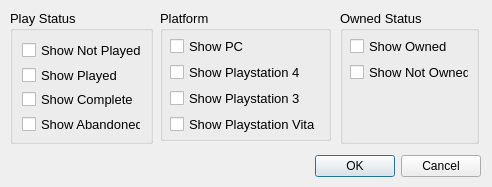
<?xml version="1.0" encoding="UTF-8"?>
<ui version="4.0">
 <class>FilterForm</class>
 <widget class="QDialog" name="FilterForm">
  <property name="geometry">
   <rect>
    <x>0</x>
    <y>0</y>
    <width>492</width>
    <height>187</height>
   </rect>
  </property>
  <property name="minimumSize">
   <size>
    <width>492</width>
    <height>187</height>
   </size>
  </property>
  <property name="maximumSize">
   <size>
    <width>492</width>
    <height>187</height>
   </size>
  </property>
  <property name="windowTitle">
   <string>Filters</string>
  </property>
  <widget class="QDialogButtonBox" name="FilterForm_ButtonBox">
   <property name="geometry">
    <rect>
     <x>10</x>
     <y>150</y>
     <width>471</width>
     <height>32</height>
    </rect>
   </property>
   <property name="orientation">
    <enum>Qt::Horizontal</enum>
   </property>
   <property name="standardButtons">
    <set>QDialogButtonBox::Cancel|QDialogButtonBox::Ok</set>
   </property>
  </widget>
  <widget class="QGroupBox" name="FilterForm_PlayStatusGrp">
   <property name="geometry">
    <rect>
     <x>10</x>
     <y>10</y>
     <width>143</width>
     <height>134</height>
    </rect>
   </property>
   <property name="minimumSize">
    <size>
     <width>143</width>
     <height>134</height>
    </size>
   </property>
   <property name="maximumSize">
    <size>
     <width>143</width>
     <height>134</height>
    </size>
   </property>
   <property name="font">
    <font>
     <pointsize>10</pointsize>
    </font>
   </property>
   <property name="title">
    <string>Play Status</string>
   </property>
   <layout class="QVBoxLayout" name="verticalLayout">
    <item>
     <widget class="QCheckBox" name="FilterForm_NotPlayed">
      <property name="minimumSize">
       <size>
        <width>119</width>
        <height>20</height>
       </size>
      </property>
      <property name="font">
       <font>
        <pointsize>10</pointsize>
       </font>
      </property>
      <property name="text">
       <string>Show Not Played</string>
      </property>
     </widget>
    </item>
    <item>
     <widget class="QCheckBox" name="FilterForm_Played">
      <property name="minimumSize">
       <size>
        <width>119</width>
        <height>20</height>
       </size>
      </property>
      <property name="font">
       <font>
        <pointsize>10</pointsize>
       </font>
      </property>
      <property name="text">
       <string>Show Played</string>
      </property>
     </widget>
    </item>
    <item>
     <widget class="QCheckBox" name="FilterForm_Complete">
      <property name="minimumSize">
       <size>
        <width>119</width>
        <height>20</height>
       </size>
      </property>
      <property name="font">
       <font>
        <pointsize>10</pointsize>
       </font>
      </property>
      <property name="text">
       <string>Show Complete</string>
      </property>
     </widget>
    </item>
    <item>
     <widget class="QCheckBox" name="FilterForm_Abandoned">
      <property name="minimumSize">
       <size>
        <width>119</width>
        <height>20</height>
       </size>
      </property>
      <property name="font">
       <font>
        <pointsize>10</pointsize>
       </font>
      </property>
      <property name="text">
       <string>Show Abandoned</string>
      </property>
     </widget>
    </item>
   </layout>
  </widget>
  <widget class="QGroupBox" name="FilterForm_PlatformGrp">
   <property name="geometry">
    <rect>
     <x>160</x>
     <y>10</y>
     <width>171</width>
     <height>131</height>
    </rect>
   </property>
   <property name="minimumSize">
    <size>
     <width>171</width>
     <height>131</height>
    </size>
   </property>
   <property name="maximumSize">
    <size>
     <width>171</width>
     <height>131</height>
    </size>
   </property>
   <property name="font">
    <font>
     <pointsize>10</pointsize>
    </font>
   </property>
   <property name="title">
    <string>Platform</string>
   </property>
   <widget class="QCheckBox" name="FilterForm_PC">
    <property name="geometry">
     <rect>
      <x>10</x>
      <y>26</y>
      <width>119</width>
      <height>20</height>
     </rect>
    </property>
    <property name="minimumSize">
     <size>
      <width>119</width>
      <height>20</height>
     </size>
    </property>
    <property name="font">
     <font>
      <pointsize>10</pointsize>
     </font>
    </property>
    <property name="text">
     <string>Show PC</string>
    </property>
   </widget>
   <widget class="QCheckBox" name="FilterForm_PS4">
    <property name="geometry">
     <rect>
      <x>10</x>
      <y>52</y>
      <width>131</width>
      <height>20</height>
     </rect>
    </property>
    <property name="minimumSize">
     <size>
      <width>119</width>
      <height>20</height>
     </size>
    </property>
    <property name="font">
     <font>
      <pointsize>10</pointsize>
     </font>
    </property>
    <property name="text">
     <string>Show Playstation 4</string>
    </property>
   </widget>
   <widget class="QCheckBox" name="FilterForm_PS3">
    <property name="geometry">
     <rect>
      <x>10</x>
      <y>78</y>
      <width>131</width>
      <height>20</height>
     </rect>
    </property>
    <property name="minimumSize">
     <size>
      <width>119</width>
      <height>20</height>
     </size>
    </property>
    <property name="font">
     <font>
      <pointsize>10</pointsize>
     </font>
    </property>
    <property name="text">
     <string>Show Playstation 3</string>
    </property>
   </widget>
   <widget class="QCheckBox" name="FilterForm_PSVita">
    <property name="geometry">
     <rect>
      <x>10</x>
      <y>104</y>
      <width>146</width>
      <height>20</height>
     </rect>
    </property>
    <property name="minimumSize">
     <size>
      <width>119</width>
      <height>20</height>
     </size>
    </property>
    <property name="font">
     <font>
      <pointsize>10</pointsize>
     </font>
    </property>
    <property name="text">
     <string>Show Playstation Vita</string>
    </property>
   </widget>
  </widget>
  <widget class="QGroupBox" name="FilterForm_OwnedGrp">
   <property name="geometry">
    <rect>
     <x>340</x>
     <y>10</y>
     <width>139</width>
     <height>134</height>
    </rect>
   </property>
   <property name="minimumSize">
    <size>
     <width>139</width>
     <height>134</height>
    </size>
   </property>
   <property name="maximumSize">
    <size>
     <width>139</width>
     <height>134</height>
    </size>
   </property>
   <property name="font">
    <font>
     <pointsize>10</pointsize>
    </font>
   </property>
   <property name="title">
    <string>Owned Status</string>
   </property>
   <widget class="QCheckBox" name="FilterForm_Owned">
    <property name="geometry">
     <rect>
      <x>10</x>
      <y>26</y>
      <width>119</width>
      <height>20</height>
     </rect>
    </property>
    <property name="minimumSize">
     <size>
      <width>119</width>
      <height>20</height>
     </size>
    </property>
    <property name="maximumSize">
     <size>
      <width>119</width>
      <height>20</height>
     </size>
    </property>
    <property name="font">
     <font>
      <pointsize>10</pointsize>
     </font>
    </property>
    <property name="text">
     <string>Show Owned</string>
    </property>
   </widget>
   <widget class="QCheckBox" name="FilterForm_NotOwned">
    <property name="geometry">
     <rect>
      <x>10</x>
      <y>52</y>
      <width>119</width>
      <height>20</height>
     </rect>
    </property>
    <property name="minimumSize">
     <size>
      <width>119</width>
      <height>20</height>
     </size>
    </property>
    <property name="maximumSize">
     <size>
      <width>119</width>
      <height>20</height>
     </size>
    </property>
    <property name="font">
     <font>
      <pointsize>10</pointsize>
     </font>
    </property>
    <property name="text">
     <string>Show Not Owned</string>
    </property>
   </widget>
  </widget>
 </widget>
 <resources/>
 <connections>
  <connection>
   <sender>FilterForm_ButtonBox</sender>
   <signal>accepted()</signal>
   <receiver>FilterForm</receiver>
   <slot>accept()</slot>
   <hints>
    <hint type="sourcelabel">
     <x>248</x>
     <y>254</y>
    </hint>
    <hint type="destinationlabel">
     <x>157</x>
     <y>274</y>
    </hint>
   </hints>
  </connection>
  <connection>
   <sender>FilterForm_ButtonBox</sender>
   <signal>rejected()</signal>
   <receiver>FilterForm</receiver>
   <slot>reject()</slot>
   <hints>
    <hint type="sourcelabel">
     <x>316</x>
     <y>260</y>
    </hint>
    <hint type="destinationlabel">
     <x>286</x>
     <y>274</y>
    </hint>
   </hints>
  </connection>
 </connections>
</ui>
